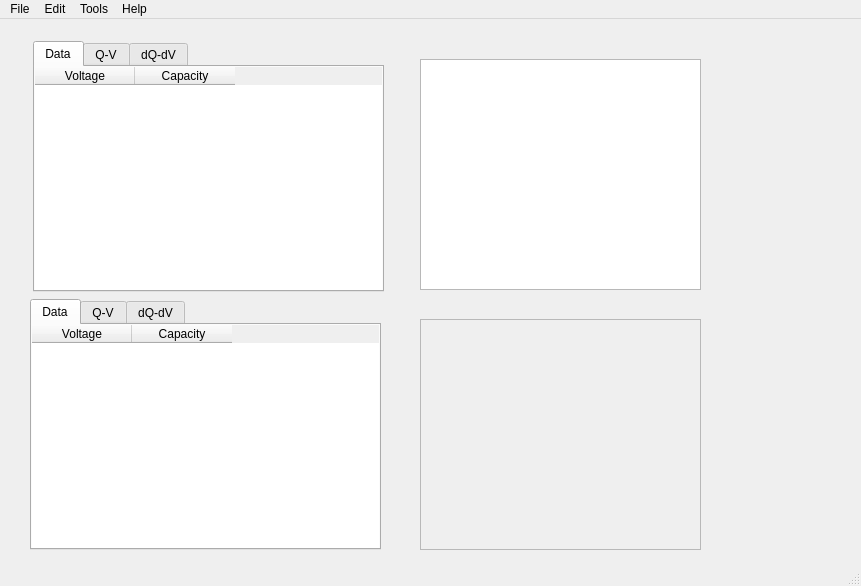
<?xml version="1.0" encoding="UTF-8"?>
<ui version="4.0">
 <class>MainWindow</class>
 <widget class="QMainWindow" name="MainWindow">
  <property name="geometry">
   <rect>
    <x>0</x>
    <y>0</y>
    <width>861</width>
    <height>586</height>
   </rect>
  </property>
  <property name="windowTitle">
   <string>ATL-Electrical Chemistry Analysor</string>
  </property>
  <widget class="QWidget" name="centralwidget">
   <widget class="QTabWidget" name="positiveTab">
    <property name="geometry">
     <rect>
      <x>33</x>
      <y>22</y>
      <width>351</width>
      <height>251</height>
     </rect>
    </property>
    <property name="currentIndex">
     <number>0</number>
    </property>
    <widget class="QWidget" name="positiveDataForm">
     <attribute name="title">
      <string>Data</string>
     </attribute>
     <widget class="QTableWidget" name="tablePositiveData">
      <property name="geometry">
       <rect>
        <x>-1</x>
        <y>-1</y>
        <width>351</width>
        <height>251</height>
       </rect>
      </property>
      <property name="acceptDrops">
       <bool>true</bool>
      </property>
      <property name="autoFillBackground">
       <bool>false</bool>
      </property>
      <property name="dragEnabled">
       <bool>true</bool>
      </property>
      <property name="defaultDropAction">
       <enum>Qt::IgnoreAction</enum>
      </property>
      <property name="alternatingRowColors">
       <bool>true</bool>
      </property>
      <attribute name="horizontalHeaderMinimumSectionSize">
       <number>25</number>
      </attribute>
      <attribute name="verticalHeaderMinimumSectionSize">
       <number>12</number>
      </attribute>
      <attribute name="verticalHeaderDefaultSectionSize">
       <number>16</number>
      </attribute>
      <column>
       <property name="text">
        <string>Voltage</string>
       </property>
      </column>
      <column>
       <property name="text">
        <string>Capacity</string>
       </property>
      </column>
     </widget>
    </widget>
    <widget class="QWidget" name="positiveQV">
     <attribute name="title">
      <string>Q-V</string>
     </attribute>
     <widget class="QFrame" name="frame">
      <property name="geometry">
       <rect>
        <x>-1</x>
        <y>-1</y>
        <width>351</width>
        <height>241</height>
       </rect>
      </property>
      <property name="frameShape">
       <enum>QFrame::StyledPanel</enum>
      </property>
      <property name="frameShadow">
       <enum>QFrame::Raised</enum>
      </property>
     </widget>
    </widget>
    <widget class="QWidget" name="positiveDQDV">
     <attribute name="title">
      <string>dQ-dV</string>
     </attribute>
     <widget class="QFrame" name="frame_2">
      <property name="geometry">
       <rect>
        <x>0</x>
        <y>0</y>
        <width>261</width>
        <height>181</height>
       </rect>
      </property>
      <property name="frameShape">
       <enum>QFrame::StyledPanel</enum>
      </property>
      <property name="frameShadow">
       <enum>QFrame::Raised</enum>
      </property>
     </widget>
    </widget>
   </widget>
   <widget class="QTabWidget" name="positiveTab_2">
    <property name="geometry">
     <rect>
      <x>30</x>
      <y>280</y>
      <width>351</width>
      <height>251</height>
     </rect>
    </property>
    <property name="currentIndex">
     <number>0</number>
    </property>
    <widget class="QWidget" name="positiveDataForm_3">
     <attribute name="title">
      <string>Data</string>
     </attribute>
     <widget class="QTableWidget" name="tablePositiveData_3">
      <property name="geometry">
       <rect>
        <x>-1</x>
        <y>-1</y>
        <width>351</width>
        <height>251</height>
       </rect>
      </property>
      <property name="acceptDrops">
       <bool>true</bool>
      </property>
      <property name="autoFillBackground">
       <bool>false</bool>
      </property>
      <property name="dragEnabled">
       <bool>true</bool>
      </property>
      <property name="defaultDropAction">
       <enum>Qt::IgnoreAction</enum>
      </property>
      <property name="alternatingRowColors">
       <bool>true</bool>
      </property>
      <attribute name="horizontalHeaderMinimumSectionSize">
       <number>25</number>
      </attribute>
      <attribute name="verticalHeaderMinimumSectionSize">
       <number>12</number>
      </attribute>
      <attribute name="verticalHeaderDefaultSectionSize">
       <number>16</number>
      </attribute>
      <column>
       <property name="text">
        <string>Voltage</string>
       </property>
      </column>
      <column>
       <property name="text">
        <string>Capacity</string>
       </property>
      </column>
     </widget>
    </widget>
    <widget class="QWidget" name="positiveQV_3">
     <attribute name="title">
      <string>Q-V</string>
     </attribute>
     <widget class="QFrame" name="frame_5">
      <property name="geometry">
       <rect>
        <x>-1</x>
        <y>-1</y>
        <width>351</width>
        <height>241</height>
       </rect>
      </property>
      <property name="frameShape">
       <enum>QFrame::StyledPanel</enum>
      </property>
      <property name="frameShadow">
       <enum>QFrame::Raised</enum>
      </property>
     </widget>
    </widget>
    <widget class="QWidget" name="positiveDQDV_3">
     <attribute name="title">
      <string>dQ-dV</string>
     </attribute>
     <widget class="QFrame" name="frame_6">
      <property name="geometry">
       <rect>
        <x>0</x>
        <y>0</y>
        <width>261</width>
        <height>181</height>
       </rect>
      </property>
      <property name="frameShape">
       <enum>QFrame::StyledPanel</enum>
      </property>
      <property name="frameShadow">
       <enum>QFrame::Raised</enum>
      </property>
     </widget>
    </widget>
   </widget>
   <widget class="QListView" name="listView">
    <property name="geometry">
     <rect>
      <x>420</x>
      <y>40</y>
      <width>281</width>
      <height>231</height>
     </rect>
    </property>
   </widget>
   <widget class="QFrame" name="frame_7">
    <property name="geometry">
     <rect>
      <x>420</x>
      <y>300</y>
      <width>281</width>
      <height>231</height>
     </rect>
    </property>
    <property name="frameShape">
     <enum>QFrame::StyledPanel</enum>
    </property>
    <property name="frameShadow">
     <enum>QFrame::Raised</enum>
    </property>
   </widget>
  </widget>
  <widget class="QMenuBar" name="menubar">
   <property name="geometry">
    <rect>
     <x>0</x>
     <y>0</y>
     <width>861</width>
     <height>23</height>
    </rect>
   </property>
   <widget class="QMenu" name="menuFile">
    <property name="locale">
     <locale language="Chinese" country="China"/>
    </property>
    <property name="title">
     <string>File</string>
    </property>
    <widget class="QMenu" name="menuLoad">
     <property name="title">
      <string>Open</string>
     </property>
     <addaction name="actionPositive_Reference"/>
     <addaction name="actionNegative_Reference"/>
     <addaction name="actionMeasured_Data"/>
    </widget>
    <addaction name="menuLoad"/>
    <addaction name="actionSave"/>
    <addaction name="actionPreference"/>
    <addaction name="actionExit"/>
   </widget>
   <widget class="QMenu" name="menuEdit">
    <property name="title">
     <string>Edit</string>
    </property>
   </widget>
   <widget class="QMenu" name="menuTools">
    <property name="title">
     <string>Tools</string>
    </property>
   </widget>
   <widget class="QMenu" name="menuHelp">
    <property name="title">
     <string>Help</string>
    </property>
   </widget>
   <addaction name="menuFile"/>
   <addaction name="menuEdit"/>
   <addaction name="menuTools"/>
   <addaction name="menuHelp"/>
  </widget>
  <widget class="QStatusBar" name="statusbar"/>
  <action name="actionPositive_Reference">
   <property name="text">
    <string>Positive Reference</string>
   </property>
  </action>
  <action name="actionNegative_Reference">
   <property name="text">
    <string>Negative Reference</string>
   </property>
  </action>
  <action name="actionMeasured_Data">
   <property name="text">
    <string>Measured Data</string>
   </property>
  </action>
  <action name="actionPreference">
   <property name="text">
    <string>Preferences...</string>
   </property>
  </action>
  <action name="actionExit">
   <property name="text">
    <string>Exit</string>
   </property>
  </action>
  <action name="actionSave">
   <property name="text">
    <string>Save</string>
   </property>
  </action>
 </widget>
 <resources/>
 <connections/>
</ui>
